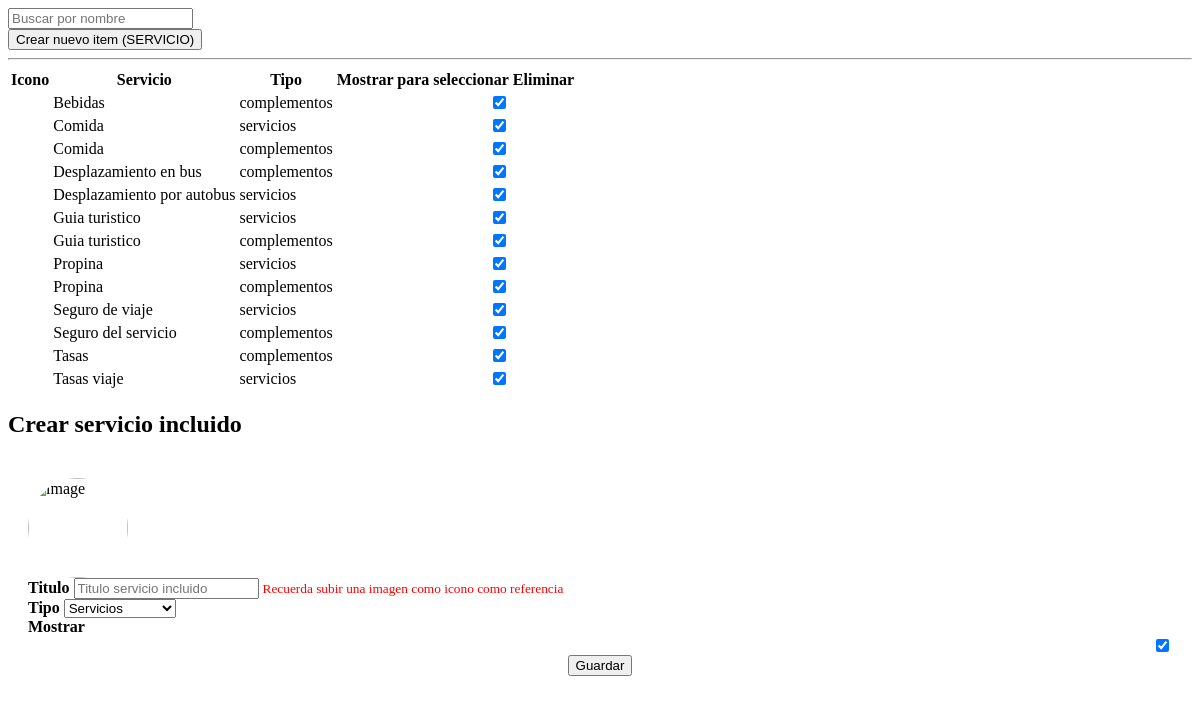
The app's page /admin/pages/gestionar_servicios_incluidos.php, older data.
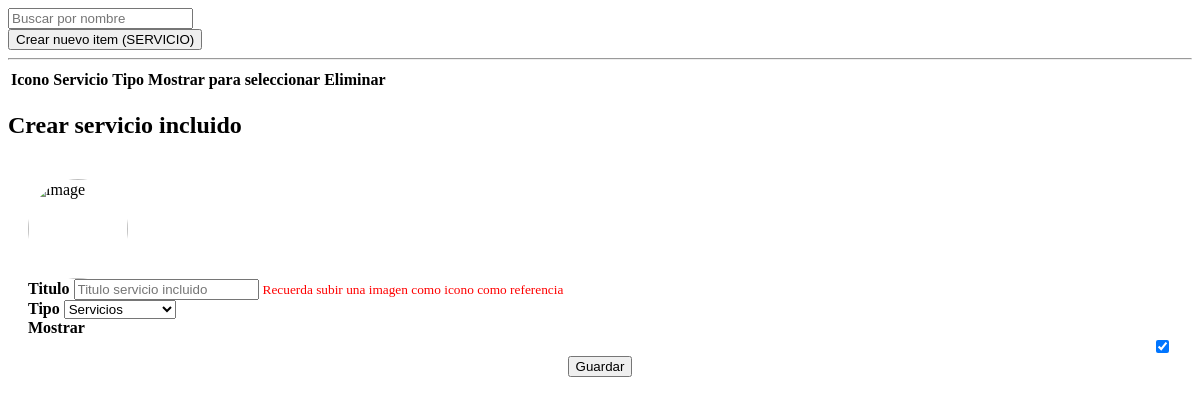
The same page, newer data.
### tables this page shows
CREATE TABLE IF NOT EXISTS `tabla_incluidos` (
  `id` int(11) NOT NULL AUTO_INCREMENT,
  `nombre` varchar(255) DEFAULT NULL,
  `tipo` varchar(100) DEFAULT NULL,
  `url_icono` varchar(255) DEFAULT NULL,
  `mostrar_para_seleccionar` int(11) DEFAULT NULL,
  `created_at` datetime DEFAULT current_timestamp(),
  PRIMARY KEY (`id`)
);

### admin/pages/gestionar_servicios_incluidos.php (the view, shortened to what the changed rows need)
<div id="kt_app_content_container" class="app-container">
    <div class="card">
        <div class="card-body pt-0">
            <?php
            $info_items_inlcuidos = [];
            $sql_incluidos = mysql_query("SELECT * FROM tabla_incluidos ORDER BY nombre ASC");
            while ($fetch_ = mysql_fetch_assoc($sql_incluidos)) :
                $info_items_inlcuidos[] = $fetch_;
            endwhile;
            ?>
            <div class="table-responsive mt-5">
                <table class="table table-row-dashed align-middle gs-0 gy-3 my-0">
                    <thead>
                        <tr class="fs-7 fw-bold text-gray-500 border-bottom-0">
                            <th class="p-0 pb-3 min-w-100px text-start">Icono</th>
                            <th class="p-0 pb-3 min-w-100px text-start pe-13">Servicio</th>
                            <th class="p-0 pb-3 min-w-100px text-start pe-13">Tipo</th>
                            <th class="p-0 pb-3 min-w-100px text-start pe-13">Mostrar para seleccionar</th>
                            <th class="p-0 pb-3 w-50px text-end">Eliminar</th>
                        </tr>
                    </thead>
                    <tbody id="tbody_nuevos_incluidos">
                        <?php foreach ($info_items_inlcuidos as $item) : ?>
                            <tr class="buscar-item-por-nombre" nombre="<?= $item['nombre'] ?>" id="tr_fila_servicios_incluidos_o_no_incluidos_<?= $item['id'] ?>">
                                <td>
                                </td>
                                <td class="text-start pe-13">
                                    <span class="text-gray-600 fw-bold fs-6"><?= $item['nombre'] ?? '' ?></span>
                                </td>
                                <td class="text-start pe-13">
                                    <span class="text-gray-600 fw-bold fs-6"><?= $item['tipo'] ?? '' ?></span>
                                </td>
                                <td class="text-end">
                                    <div class="form-check form-switch form-check-custom form-check-success form-check-solid mt-2" style="text-align: end;">
                                        <input class="form-check-input" onchange="modificar_estado_mostrar_para_seleccionar('<?= $item['id'] ?? '' ?>')" id="check_mostrar_para_seleccionar_<?= $item['id'] ?? '' ?>" type="checkbox" value="" <?= isset($item['mostrar_para_seleccionar']) && $item['mostrar_para_seleccionar'] == 1 ? 'checked' : '' ?> />
                                    </div>
                                </td>
                                <td class="text-end">
                                </td>
                            </tr>
                        <?php endforeach ?>
                    </tbody>
                </table>
            </div>
        </div>
    </div>
    <div class="modal fade" tabindex="-1" id="modal_nuevo_servicio_inlcuido">
        <div class="modal-dialog modal-lg  modal-dialog-centered">
            <div class="modal-content shadow-none">
                <div class="modal-header">
                    <h2>Crear servicio incluido</h2>
                </div>
            </div>
        </div>
    </div>
</div>

Row changes from the older to the newer data that the page shows:
removed tabla_incluidos: nombre "Bebidas", tipo "complementos", mostrar_para_seleccionar "☑"
removed tabla_incluidos: nombre "Comida", tipo "servicios", mostrar_para_seleccionar "☑"
removed tabla_incluidos: nombre "Comida", tipo "complementos", mostrar_para_seleccionar "☑"
removed tabla_incluidos: nombre "Desplazamiento en bus", tipo "complementos", mostrar_para_seleccionar "☑"
removed tabla_incluidos: nombre "Desplazamiento por autobus", tipo "servicios", mostrar_para_seleccionar "☑"
removed tabla_incluidos: nombre "Guia turistico", tipo "servicios", mostrar_para_seleccionar "☑"
removed tabla_incluidos: nombre "Guia turistico", tipo "complementos", mostrar_para_seleccionar "☑"
removed tabla_incluidos: nombre "Propina", tipo "servicios", mostrar_para_seleccionar "☑"
removed tabla_incluidos: nombre "Propina", tipo "complementos", mostrar_para_seleccionar "☑"
removed tabla_incluidos: nombre "Seguro de viaje", tipo "servicios", mostrar_para_seleccionar "☑"
removed tabla_incluidos: nombre "Seguro del servicio", tipo "complementos", mostrar_para_seleccionar "☑"
removed tabla_incluidos: nombre "Tasas", tipo "complementos", mostrar_para_seleccionar "☑"
removed tabla_incluidos: nombre "Tasas viaje", tipo "servicios", mostrar_para_seleccionar "☑"
